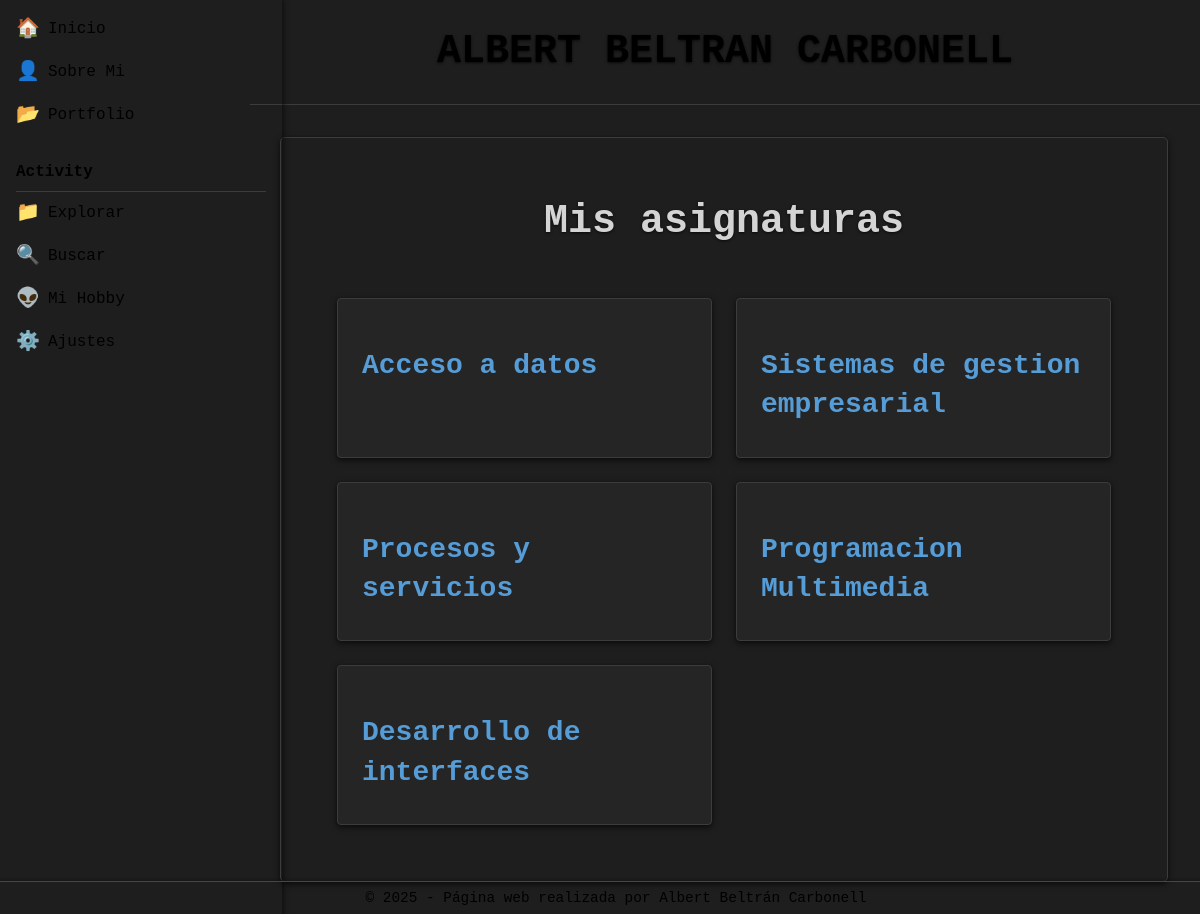
The page /portfolio/ on the database its author committed.
### portfolioweb/models.py (models this page shows, shortened)
class Asignatura(models.Model):
    name = models.CharField(max_length=100)

### portfolioweb/views.py (the view)
# urls.py: path('portfolio/', views.portfolio, name='portfolio'),
def portfolio(request):
    asignaturas = Asignatura.objects.all()
    return render(request, 'portfolioweb/portfolio.html', {'asignaturas': asignaturas})

### portfolioweb/templates/portfolioweb/portfolio.html (shortened to what this page needs)
{% extends 'portfolioweb/base.html' %}
{% load static %}
{% block extra_css %}
  <link rel="stylesheet" href="{% static 'css/portfolio.css' %}">
{% endblock %}
{% block content %}
<h1>Mis asignaturas</h1>
<div class="grid">
    {% for asignatura in asignaturas %}
        <div class="asignatura">
            <h2><a href="{% url 'proyectos_por_asignatura' asignatura.id %}">{{ asignatura.name }}</a></h2>
        </div>
    {% endfor %}
</div>
{% endblock %}

### portfolioweb/static/css/styles.css (style rules this page uses)
body { font-family: var(--font-family, "Consolas", "Courier New", monospace); margin: 0; padding: 0; background-color: var(--background-color); color: var(--text-color); font-size: var(--font-size, 1rem); line-height: var(--line-height, 1.4); }
a { color: var(--link-color); }
:root { --font-size: 1rem; --line-height: 1.4; --font-family: 'Consolas', 'Courier New', monospace; }

### portfolioweb/static/css/portfolio.css (style rules this page uses)
body { background-color: #1e1e1e; margin: 0; padding: 0; }
h1 { font-size: 2.5rem; color: #d4d4d4; text-align: center; margin: 1.5rem 0; text-shadow: 0 1px 3px rgba(0, 0, 0, 0.7); }
.grid { display: grid; grid-template-columns: repeat(auto-fit, minmax(250px, 1fr)); gap: 1.5rem; padding: 1.5rem; background-color: #1e1e1e; }
.asignatura { background-color: #252526; border: 1px solid #3c3c3c; border-radius: 4px; padding: 1.5rem; box-shadow: 0 2px 6px rgba(0, 0, 0, 0.7); transition: transform 0.2s ease, box-shadow 0.2s ease, border-color 0.2s ease; }
.asignatura h2 { font-size: 1.75rem; color: #569cd6; margin-bottom: 0.5rem; }
.asignatura h2 a { text-decoration: none; color: inherit; transition: color 0.2s ease; }

### rows shown on the page
Asignatura: name "Acceso a datos"
Asignatura: name "Sistemas de gestion empresarial"
Asignatura: name "Procesos y servicios"
Asignatura: name "Programacion Multimedia"
Asignatura: name "Desarrollo de interfaces"
